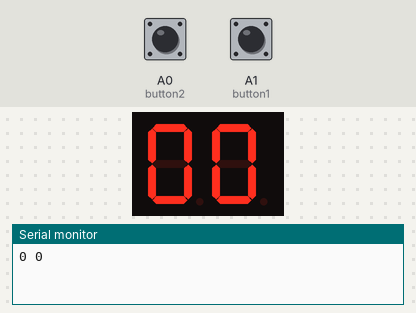
Bench run of a sketch on a simulated Arduino Uno, built with avr-gcc and run on an emulated ATmega328P. On the bench: 2-digit seven-segment display, the last lines printed to the serial monitor. Wiring (inferred from the names in the program): 2-digit 7-segment display, segments lit when HIGH: segments pin 7, pin 8, pin 9, pin 10, pin 11, pin 12, pin 13, A5, A4, pin 2, pin 3, pin 4, pin 5, pin 6. The test bench sets the inputs (shaded band); at power-on: A1 (button1) LOW, A0 (button2) LOW. The segment pins are drawn as the display they are named for.

Above: at 1.2 s.
1.3 s: A1 (button1) pulled HIGH for 0.15 s
At 2.5 s:
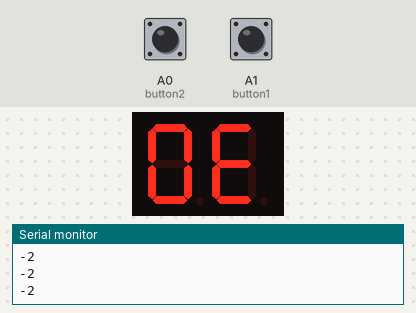
2.9 s: A0 (button2) pulled HIGH for 1 s
At 4.4 s:
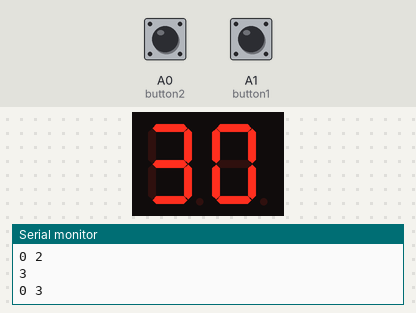
5.4 s: A0 (button2) pulled HIGH for 0.15 s
At 6.6 s:
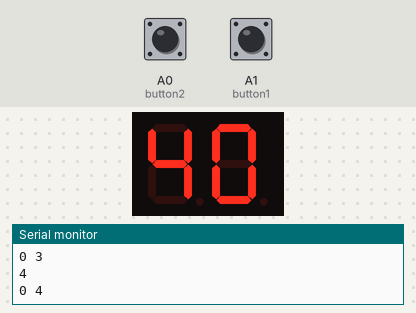
7.0 s: A1 (button1) pulled HIGH for 3.2 s
At 7.45 s:
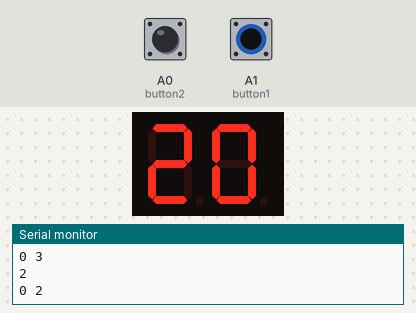
Timing chart, 0 to 10.0 s (numbered marks = the images above; inputs shaded):
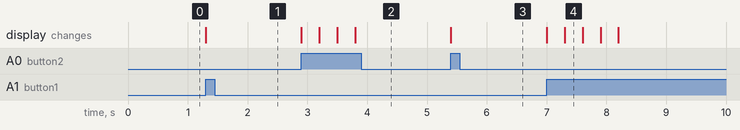

Measured:
- after the input at 1.3 s, the display: changes at once (image 1)
- after the input at 2.9 s, the display: first changes at once (image 2 shows a later state)
- after the input at 5.4 s, the display: changes at once (image 3)
- after the input at 7.0 s, the display: first changes at once (image 4 shows a later state)

The sketch:

code.ino
```cpp
#define button1 A1
#define button2 A0

// Display 7 Segmento 1
int display1[7]= {A5,A4,2,3,4,5,6};
// Display 7 Segmento 2
int display2[7]= {7,8,9,10,11,12,13};

int counter; // contador
int unit=0; // unidad
int tens=0; // decena
String number;

// definicion de decodificador catodo
int number0[7] = {1,1,1,1,1,1,0};
int number1[7] = {0,1,1,0,0,0,0};
int number2[7] = {1,1,0,1,1,0,1};
int number3[7] = {1,1,1,1,0,0,1};
int number4[7] = {0,1,1,0,0,1,1};
int number5[7] = {1,0,1,1,0,1,1};
int number6[7] = {1,0,1,1,1,1,1};
int number7[7] = {1,1,1,0,0,0,0};
int number8[7] = {1,1,1,1,1,1,1};
int number9[7] = {1,1,1,1,0,1,1};
int letterE[7] = {1,0,0,1,1,1,1};

// Funcion de error E0
void displayE0(){
  for (int i=0; i<7; i++) {
    digitalWrite(display1[i],letterE[i]);
    digitalWrite(display2[i],number0[i]);
  }
}
// Funcion de error E9
void displayE9(){
  for (int i=0; i<7; i++) {
    digitalWrite(display1[i],letterE[i]);
    digitalWrite(display2[i],number9[i]);
  }
}

// Funcion mostrar numeros
void displayNumber(){
// numero de una cifra
  if(counter<10){
    number="";
    number+="0";
    number+= counter;
  }
// numero de dos cifras
  else{
    number="";
    number+= counter;
  }

  unit= number.substring(1,2).toInt();
  tens=  number.substring(0,1).toInt();
  Serial.print(tens);
  Serial.print(" ");
  Serial.println(unit);

  switch (unit) {

  case(0):
  for(int i=0; i<7; i++){
    digitalWrite(display2[i],number0[i]);
  }
  break;

  case(1):
  for(int i=0; i<7; i++){
    digitalWrite(display2[i],number1[i]);
  }
  break;

  case(2):
  for(int i=0; i<7; i++){
    digitalWrite(display2[i],number2[i]);
  }
  break;

  case(3):
  for(int i=0; i<7; i++){
    digitalWrite(display2[i],number3[i]);
  }
  break;

  case(4):
  for(int i=0; i<7; i++){
    digitalWrite(display2[i],number4[i]);
  }
  break;

  case(5):
  for(int i=0; i<7; i++){
    digitalWrite(display2[i],number5[i]);
  }
  break;

  case(6):
  for(int i=0; i<7; i++){
    digitalWrite(display2[i],number6[i]);
  }
  break;

  case(7):
  for(int i=0; i<7; i++){
    digitalWrite(display2[i],number7[i]);
  }
  break;

  case(8):
  for(int i=0; i<7; i++){
    digitalWrite(display2[i],number8[i]);
  }
  break;

  case(9):
  for(int i=0; i<7; i++){
    digitalWrite(display2[i],number9[i]);
  }
  break;
  }

  switch(tens){

    case(0):
  for(int i=0; i<7; i++){
    digitalWrite(display1[i],number0[i]);
  }
  break;

  case(1):
  for(int i=0; i<7; i++){
    digitalWrite(display1[i],number1[i]);
  }
  break;

  case(2):
  for(int i=0; i<7; i++){
    digitalWrite(display1[i],number2[i]);
  }
  break;

  case(3):
  for(int i=0; i<7; i++){
    digitalWrite(display1[i],number3[i]);
  }
  break;

  case(4):
  for(int i=0; i<7; i++){
    digitalWrite(display1[i],number4[i]);
  }
  break;

  case(5):
  for(int i=0; i<7; i++){
    digitalWrite(display1[i],number5[i]);
  }
  break;

  case(6):
  for(int i=0; i<7; i++){
    digitalWrite(display1[i],number6[i]);
  }
  break;

  case(7):
  for(int i=0; i<7; i++){
    digitalWrite(display1[i],number7[i]);
  }
  break;

  case(8):
  for(int i=0; i<7; i++){
    digitalWrite(display1[i],number8[i]);
  }
  break;

  case(9):
  for(int i=0; i<7; i++){
    digitalWrite(display1[i],number9[i]);
  }
  break;

  }
}

void setup(){
  Serial.begin(9600);
  pinMode (button1, INPUT); // definicion del boton 1
  pinMode (button2, INPUT); // definicion del boton 2
  for (int i=0; i<7; i++) {
    pinMode(display1[i], OUTPUT);
    pinMode(display2[i],OUTPUT);
  }
  displayNumber();
}

void loop(){
  //boton decrementar
  if(digitalRead(button1)){
    counter--;
    Serial.println(counter);
    if(counter < 0){
      displayE0(); // muestra el error E0
      counter = -1;
    } else {
      displayNumber();
      delay(300);
    }
  }
  //boton incrementar
  if(digitalRead(button2)){
    counter++;
    Serial.println(counter);
    if(counter > 99){
      displayE9();// muestra el error E9
      counter = 100;
      delay(300);
    } else {
      displayNumber();
      delay(300);
    }
  }
}
```
